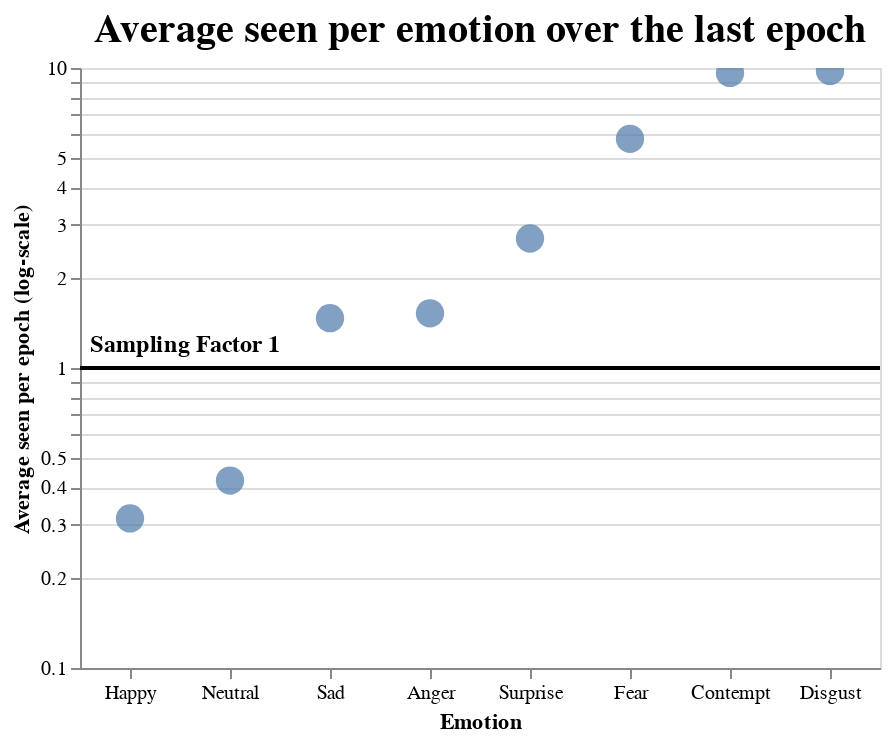

The notebook cell this image was saved under:
### Code cell
sampling_factor = alt.Chart(last_epoch).mark_point(size=200, filled=True).encode(
    x=alt.X('Emotion:O', title='Emotion', sort='y', axis = alt.Axis(labelAngle=0)),
    y=alt.Y('Average seen:Q', title='Average seen per epoch (log-scale)', scale=alt.Scale(type='log', base=10, domain=[0.1, 10])),
    tooltip=[
        alt.Tooltip('Emotion', title='Emotion'),    
        alt.Tooltip('Average seen', title='Average seen per epoch', format='.2f'),
    ]
).properties(
    title=alt.Title("Average seen per emotion over the last epoch", anchor="middle", fontSize=20),
    width=400,
    height=300
)
line = alt.Chart(pd.DataFrame({'y': [1]})).mark_rule(color='black', strokeWidth=2).encode(y='y:Q')
sampling_factor_with_line = alt.layer(sampling_factor, line)

sampling_factor_with_line = sampling_factor_with_line + alt.Chart(pd.DataFrame({'text': ['Sampling Factor 1']})).mark_text(
    align='left',
    baseline='middle',
    dx=5,
    dy=-5,
    fontSize=12,
    fontWeight='bold'
).encode(
    x=alt.value(0),
    y=alt.value(143),
    text='text'
)

sampling_factor_with_line.interactive()

### Figure 1 — Vega-Lite specification as saved in the notebook (floating-point values rounded to 4 significant figures)
{"config": {"view": {"continuousWidth": 300, "continuousHeight": 300}}, "layer": [{"data": {"name": "data-71723aff1225a703254417a9e4aeabc7"}, "mark": {"type": "point", "filled": true, "size": 200}, "encoding": {"tooltip": [{"field": "Emotion", "title": "Emotion", "type": "nominal"}, {"field": "Average seen", "format": ".2f", "title": "Average seen per epoch", "type": "quantitative"}], "x": {"axis": {"labelAngle": 0}, "field": "Emotion", "sort": "y", "title": "Emotion", "type": "ordinal"}, "y": {"field": "Average seen", "scale": {"base": 10, "domain": [0.1, 10], "type": "log"}, "title": "Average seen per epoch (log-scale)", "type": "quantitative"}}, "name": "view_5", "title": {"text": "Average seen per emotion over the last epoch", "anchor": "middle", "fontSize": 20}}, {"data": {"name": "data-d764767e7dd3b10b2c76c1355ce10ef3"}, "mark": {"type": "rule", "color": "black", "strokeWidth": 2}, "encoding": {"y": {"field": "y", "type": "quantitative"}}}, {"data": {"name": "data-16e7df057d12ac9d0634097d28f465ca"}, "mark": {"type": "text", "align": "left", "baseline": "middle", "dx": 5, "dy": -5, "fontSize": 12, "fontWeight": "bold"}, "encoding": {"text": {"field": "text", "type": "nominal"}, "x": {"value": 0}, "y": {"value": 143}}}], "height": 300, "params": [{"name": "param_5", "select": {"type": "interval", "encodings": ["x", "y"]}, "bind": "scales", "views": ["view_5"]}], "width": 400, "$schema": "https://vega.github.io/schema/vega-lite/v5.15.1.json", "datasets": {"data-71723aff1225a703254417a9e4aeabc7": [{"Emotion": "Neutral", "Average seen": 0.4216}, {"Emotion": "Happy", "Average seen": 0.3152}, {"Emotion": "Sad", "Average seen": 1.466}, {"Emotion": "Surprise", "Average seen": 2.702}, {"Emotion": "Fear", "Average seen": 5.806}, {"Emotion": "Disgust", "Average seen": 9.773}, {"Emotion": "Anger", "Average seen": 1.521}, {"Emotion": "Contempt", "Average seen": 9.628}], "data-d764767e7dd3b10b2c76c1355ce10ef3": [{"y": 1}], "data-16e7df057d12ac9d0634097d28f465ca": [{"text": "Sampling Factor 1"}]}}
